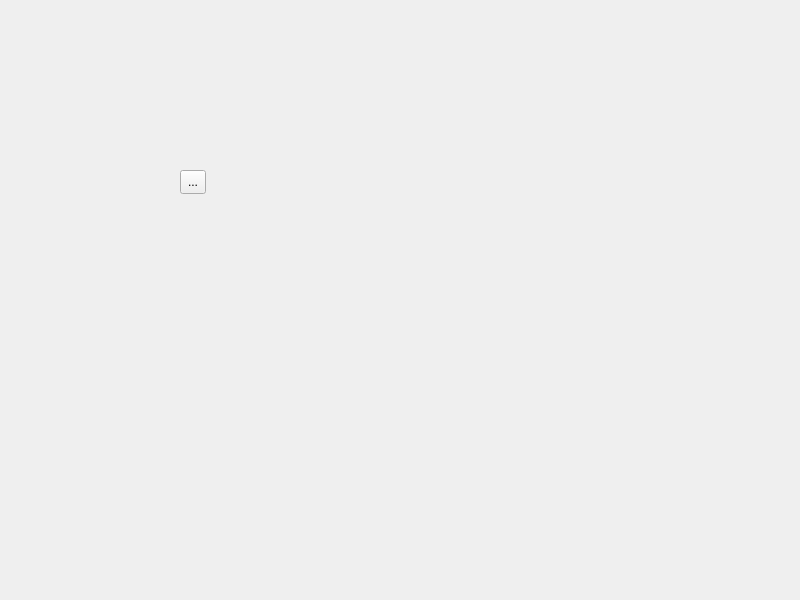
<?xml version="1.0" encoding="UTF-8"?>
<ui version="4.0">
 <class>Widget</class>
 <widget class="QWidget" name="Widget">
  <property name="geometry">
   <rect>
    <x>0</x>
    <y>0</y>
    <width>800</width>
    <height>600</height>
   </rect>
  </property>
  <property name="windowTitle">
   <string>Widget</string>
  </property>
  <widget class="QToolButton" name="toolButton">
   <property name="geometry">
    <rect>
     <x>180</x>
     <y>170</y>
     <width>26</width>
     <height>24</height>
    </rect>
   </property>
   <property name="text">
    <string>...</string>
   </property>
  </widget>
 </widget>
 <resources/>
 <connections/>
</ui>
